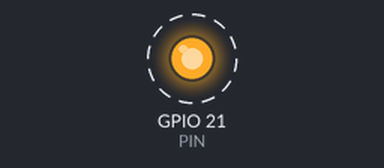
The program below on a simulated Raspberry Pi (BCM pin numbers). Shown: output pins drawn as LEDs (lit = HIGH). Dashed ring = blinking. At 6.4 s the program stops and its outputs stay as they are.

Above: at 0.2 s.
Timing chart, 0 to 3.0 s (numbered marks = the images above):
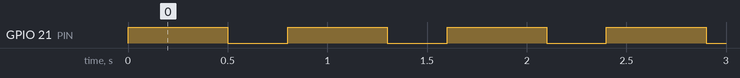

Measured:
- by itself, GPIO 21 (PIN): alternates HIGH for 0.50 s and LOW for 0.30 s, 16 changes in all, then stays LOW

The program:

beeper.py
```python
import RPi.GPIO as GPIO
from time import sleep

INTERVAL = 0.3
DURATION = 0.5
PIN = 21  # BCM index
BEEPS = 8

def beep(times=BEEPS):
    GPIO.setmode(GPIO.BCM)
    GPIO.setup(PIN, GPIO.OUT)

    while times > 0:
        GPIO.output(PIN, True)
        sleep(DURATION)
        GPIO.output(PIN, False)
        sleep(INTERVAL)
        times -= 1

    GPIO.cleanup()

if __name__ == "__main__":
    beep()
```
